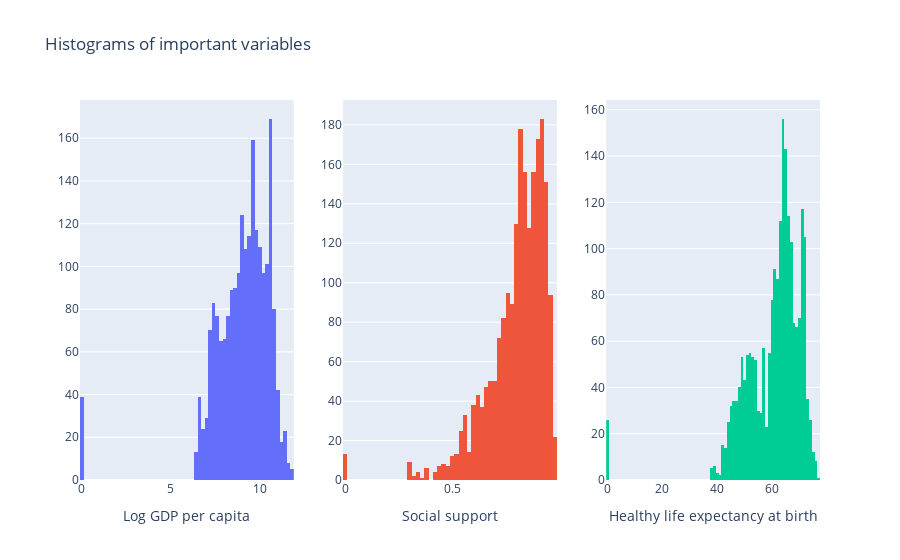

Notebook code cell kept with this figure:
### Markdown cell above
After the aforementioned visualization analysis of each feature, among the four features most strongly correlated with happiness in the correlation heatmap, we selected the following features from three key areas—economics, social connections, and health—to plot histograms:

- `Log GDP per capita`: Economic development is often closely linked to residents' quality of life and happiness. Therefore, this feature may have a significant impact on the happiness index.

- `Social support`: A strong social support system (e.g., family, friends, community) is generally associated with higher levels of happiness.

- `Healthy life expectancy at birth`: A higher healthy life expectancy indicates a society with robust health and medical security, which usually has a positive effect on happiness.

### Code cell
fig = make_subplots(rows=1, cols=3)
fig.add_trace(
    go.Histogram(x=happiness_clean["log_gdp_per_capita"], name="Log GDP per capita"),
    row=1, col=1)
fig.add_trace(
    go.Histogram(x=happiness_clean["social_support"], name="Social support"),
    row=1, col=2)
fig.add_trace(
    go.Histogram(x=happiness_clean["life_expectancy"], name="Healthy life expectancy at birth"),
    row=1, col=3)
# add axes
fig.update_layout(
    title_text="Histograms of important variables",
    xaxis1_title_text="Log GDP per capita",
    xaxis2_title_text="Social support",
    xaxis3_title_text="Healthy life expectancy at birth",
    showlegend=False,
)
fig.show()

### Figure 1 — Plotly figure (JSON) as saved in the notebook; plotly's stock layout.template omitted (floating-point values rounded to 4 significant figures; data arrays with more than 128 entries replaced by an {"elided": "..."} marker saying what was removed)
{"data": [{"name": "Log GDP per capita", "type": "histogram", "x": {"elided": "2132 float values"}, "xaxis": "x", "yaxis": "y"}, {"name": "Social support", "type": "histogram", "x": {"elided": "2132 float values"}, "xaxis": "x2", "yaxis": "y2"}, {"name": "Healthy life expectancy at birth", "type": "histogram", "x": {"elided": "2132 float values"}, "xaxis": "x3", "yaxis": "y3"}], "layout": {"showlegend": false, "title": {"text": "Histograms of important variables"}, "xaxis": {"anchor": "y", "domain": [0, 0.2889], "title": {"text": "Log GDP per capita"}}, "xaxis2": {"anchor": "y2", "domain": [0.3556, 0.6444], "title": {"text": "Social support"}}, "xaxis3": {"anchor": "y3", "domain": [0.7111, 1], "title": {"text": "Healthy life expectancy at birth"}}, "yaxis": {"anchor": "x", "domain": [0, 1]}, "yaxis2": {"anchor": "x2", "domain": [0, 1]}, "yaxis3": {"anchor": "x3", "domain": [0, 1]}}}
